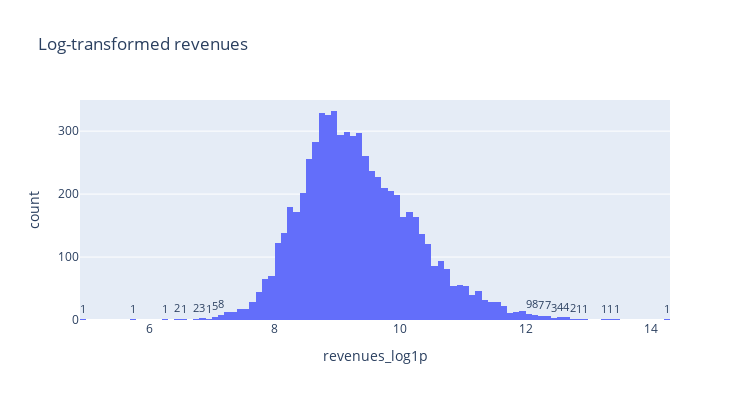

This figure's notebook cell:
### Code cell
fig = px.histogram(merged, x='revenues_log1p', text_auto=True, height=400, width=750, title='Log-transformed revenues')
fig.show()

### Figure 1 — Plotly figure (JSON) as saved in the notebook; plotly's stock layout.template omitted (floating-point values rounded to 4 significant figures; data arrays with more than 128 entries replaced by an {"elided": "..."} marker saying what was removed)
{"data": [{"bingroup": "x", "hovertemplate": "revenues_log1p=%{x}<br>count=%{y}<extra></extra>", "legendgroup": "", "marker": {"color": "#636efa", "pattern": {"shape": ""}}, "name": "", "orientation": "v", "showlegend": false, "texttemplate": "%{value}", "type": "histogram", "x": {"elided": "6620 float values"}, "xaxis": "x", "yaxis": "y"}], "layout": {"barmode": "relative", "height": 400, "legend": {"tracegroupgap": 0}, "title": {"text": "Log-transformed revenues"}, "width": 750, "xaxis": {"anchor": "y", "domain": [0, 1], "title": {"text": "revenues_log1p"}}, "yaxis": {"anchor": "x", "domain": [0, 1], "title": {"text": "count"}}}}
